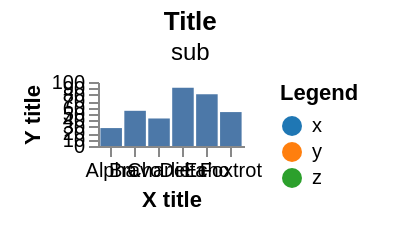

Describe this chart as a Vega-Lite specification.
### Vega specification from a JSON file in a GitHub repository (floating-point values rounded to 4 significant figures)
{"width": 200, "height": 120, "padding": {"left": 10, "right": 20, "top": 5, "bottom": 15}, "data": [{"name": "t", "values": [{"a": "Alpha", "b": 28, "c": "x", "d": 1}, {"a": "Bravo", "b": 55, "c": "y", "d": 2}, {"a": "Charlie", "b": 43, "c": "x", "d": 3}, {"a": "Delta", "b": 91, "c": "z", "d": 4}, {"a": "Echo", "b": 81, "c": "y", "d": 5}, {"a": "Foxtrot", "b": 53, "c": "z", "d": 6}]}], "scales": [{"name": "x", "type": "band", "domain": {"data": "t", "field": "a"}, "range": "width", "padding": 0.1}, {"name": "y", "type": "linear", "domain": {"data": "t", "field": "b"}, "range": "height", "nice": true}, {"name": "color", "type": "ordinal", "domain": {"data": "t", "field": "c"}, "range": {"scheme": "category10"}}, {"name": "ramp", "type": "linear", "domain": {"data": "t", "field": "d"}, "range": {"scheme": "blues"}}, {"name": "size", "type": "linear", "domain": {"data": "t", "field": "b"}, "range": [10, 200]}, {"name": "shape", "type": "ordinal", "domain": {"data": "t", "field": "c"}, "range": "symbol"}, {"name": "quant", "type": "quantize", "domain": [0, 100], "range": {"scheme": "greens", "count": 4}}], "marks": [{"type": "rect", "from": {"data": "t"}, "encode": {"enter": {"x": {"scale": "x", "field": "a"}, "width": {"scale": "x", "band": 1}, "y": {"scale": "y", "field": "b"}, "y2": {"scale": "y", "value": 0}}}}], "autosize": {"type": "fit", "contains": "padding"}, "axes": [{"orient": "bottom", "scale": "x", "title": "X title"}, {"orient": "left", "scale": "y", "title": "Y title"}], "legends": [{"fill": "color", "title": "Legend"}], "title": {"text": "Title", "subtitle": "sub"}}
